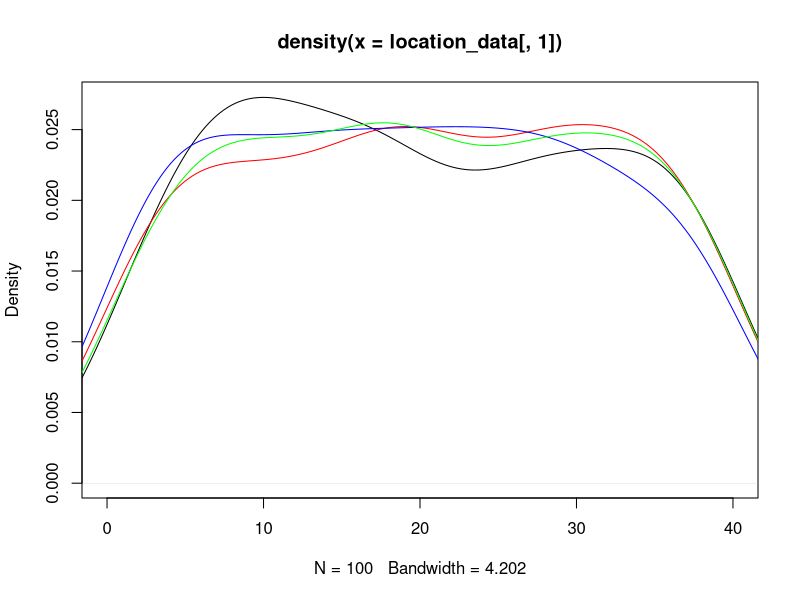
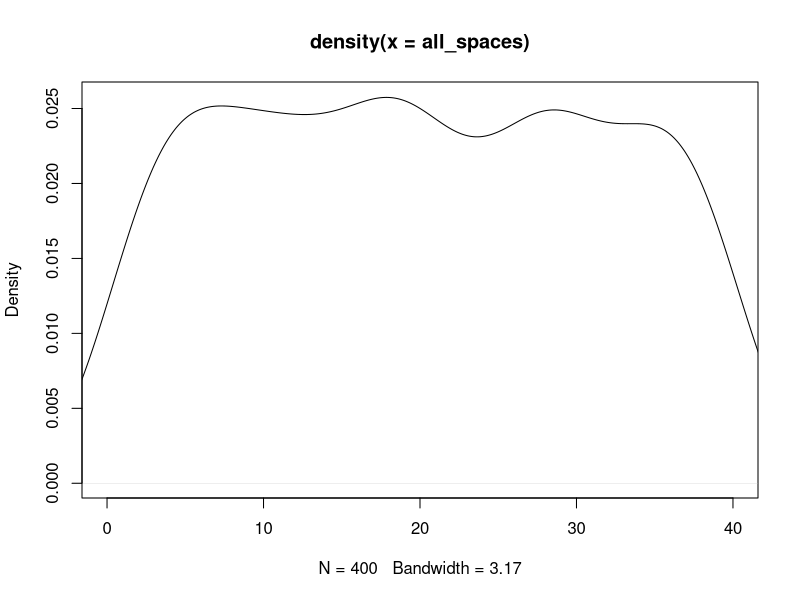
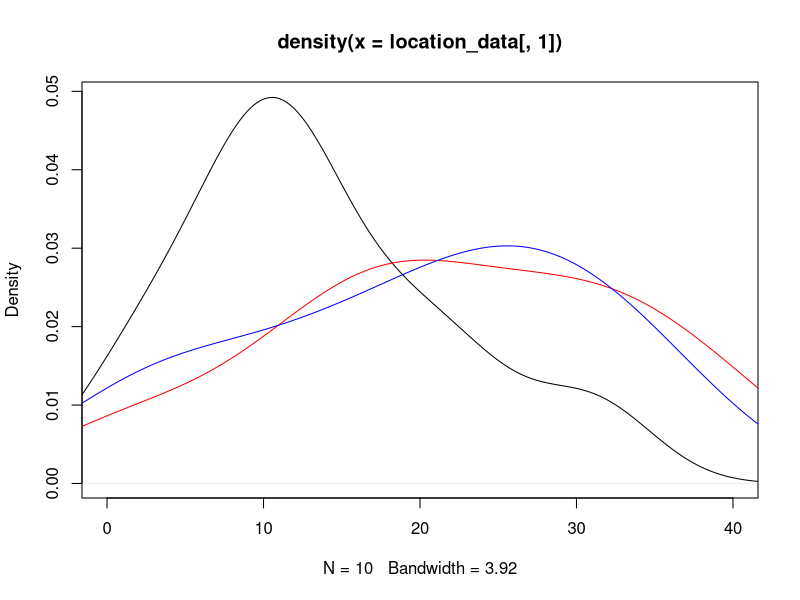
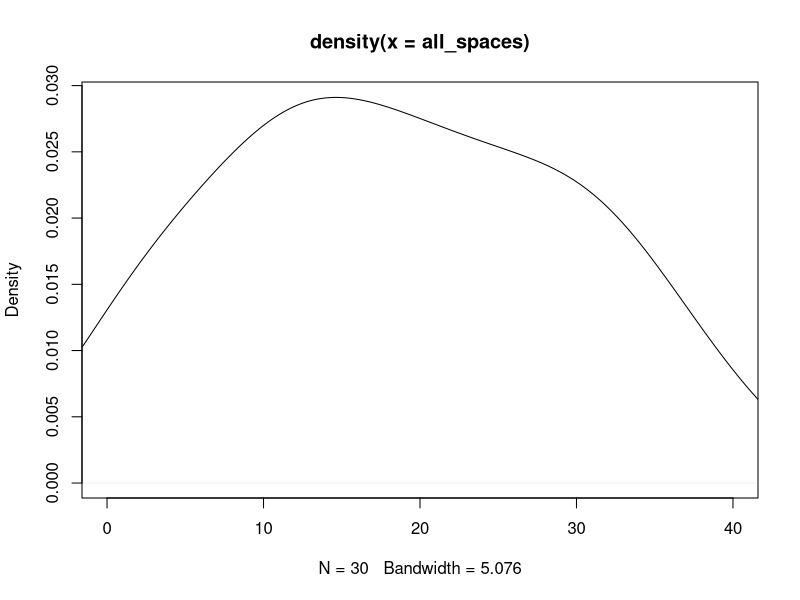

The R source for these figures, in order: (Note: this script raises an error after producing the figures.)
## ---- chunk 1
knitr::opts_chunk$set(echo = TRUE)
## ---- chunk 2
#libraries
library(dplyr)
library(ggplot2)
## ---- chunk 3
#Kayleigh
##LET'S GET MOVING

monopolyBoard <- read.csv("MonopolyBoard.csv", header = T)
monopolyBoard

# Using dice rolls to determine where a player will land on the board
#input: "location"; a number 1-40; where the player is on the board
#output: the amount of spaces the player will move until they are on their new location

#note that this is only accounting for standard dice rolls, no special rules yet...

lets_move = function(location) {
  dice_roll_1 <- sample(1:6, 1, replace = TRUE)
  dice_roll_2 <- sample(1:6, 1, replace = TRUE)
  
  roll_total <- sum(dice_roll_1, dice_roll_2)
  roll_double <- dice_roll_1 == dice_roll_2
  
    location = location + roll_total
    
  if (location <= 40) {
    location = location
  } else {
    location = location - 40
  }
  
  space = monopolyBoard$name[monopolyBoard$spaces == location]
  
  print("You're moving forward...")
  print(roll_total)
  
  print("You're on space...")
  print(location)
  
  #print(space) #This prints out the name of the space that they land on. 
}

#testers
lets_move(1)
lets_move(25)
lets_move(38)
lets_move(40)



#A function to move players around the board and to play Monopoly!
#input: "turns"; the amount of turns we should take
#output: a player's new location on the board

lets_play = function(turns) {
  location = 1
  print("Starting Location: GO!")
  for (i in 1:turns) {
    location = lets_move(location)
  }
  print("You've landed on...")
  return(location)
}



lets_play(10) #tester #in this example if you look at a reference monopoly board and "walk" your way around the board with each move being the number in each output, you'll land on the space on the board corresponding to the final output (when counting "GO" as 1 and/or 40) 

#testers 
#"lets_move" and "lets_play" have both been edited to print out phrases for each roll and move to make it easier to determine how the player is moving. 
#"You're moving forward..." gives the player's roll
#"You're on space..." is the players position after 1 turn/"lets_move"
  # Later try to switch this print statement to the name of the spot that the player is on 
#"You've landed on..." gives the final location after running "lets_play" for "x" turns.
  # Later try to switch this print statement to the name of the spot that the player is on 

lets_play(3)
lets_play(10)

## ---- chunk 4
##DOUBLE DOWN

##WORK IN PROGRESS

#A function using dice rolls to determine how many spaces a player will move with the additional rules for "doubles" in Monopoly
#input: "location"; a number 1-40 where the player is on the board
#outut: the number of spaces the player will move on the board, with the special case of rolling three "doubles" and landing in jail
double_down = function(location) {
  dice_roll_1 <- sample(1:6, 1, replace = TRUE)
  dice_roll_2 <- sample(1:6, 1, replace = TRUE)
  
  roll_total <- sum(dice_roll_1, dice_roll_2)
  roll_double <- dice_roll_1 == dice_roll_2
  
  print("roll was")
  print(roll_total)
    
  if (roll_double) {
    
    dice_roll_3 <- sample(1:6, 1, replace = TRUE)
    dice_roll_4 <- sample(1:6, 1, replace = TRUE)
    
    roll_total_2 <- sum(dice_roll_3, dice_roll_4)
    roll_double_2 <- dice_roll_3 == dice_roll_4
    
    print("roll double was")
    print(roll_total_2)

    
    if (roll_double_2) {
      dice_roll_5 <- sample(1:6, 1, replace = TRUE)
      dice_roll_6 <- sample(1:6, 1, replace = TRUE)
      
      roll_total_3 <- sum(dice_roll_5, dice_roll_6)
      roll_double_3 <- dice_roll_5 == dice_roll_6
      
      print("roll double was")
      print(roll_total_3)
      
      if (roll_double_3) {
        location = 11 #Jail
        print("doubles, doubles, doubles")
        print("You're going to JAIL!")
        
      } else {
        location = location + roll_total + roll_total_2 + roll_total_3
        print("doubles, doubles, not doubles")
        print("You're moving forward...")
        print(roll_total + roll_total_2 + roll_total_3)
      }
    } else {
      location = location + roll_total + roll_total_2
      print("doubles, not doubles")
      print("You're moving forward...")
      print(roll_total+roll_total_2)
    }
  } else {
    location = location + roll_total
    print("no doubles")
    print("You're moving forward...")
    print(roll_total)
  }

    
  if (location <= 40) {
    location = location
  } else {
    location = location - 40
  }

  
  print("You're on space...")
  print(location)
}

double_down(1)
#text out in the function is kinda funky right but it's just to make sure its working right
#In final version switch all dice rolls to sample(1:6,...)

## ---- chunk 5
##CHANCE AND COMMUNITY CHEST CARDS
Card_Numbers <- c(1, 2, 3, 4, 5, 6, 7, 8, 9, 10, 11, 12, 13, 14, 15, 16)

Chance_Cards <- c("Advance to Boardwalk", "Advance to Go (Collect $200)", "Advance to Illinois Avenue. If you pass Go, collect $200", "Advance to St. Charles Place. If you pass Go, collect $200", "Advance to the nearest Railroad. If unowned, you may buy it from the Bank. If owned, pay owner twice the rental to which they are otherwise entitled", "Advance to the nearest Railroad. If unowned, you may buy it from the Bank. If owned, pay owner twice the rental to which they are otherwise entitled", "Advance token to nearest Utility. If unowned, you may buy it from the Bank. If owned, throw dice and pay owner a total ten times amount thrown", "Bank pays you dividend of $50", "Get Out of Jail Free", "Go Back 3 Spaces", "Go to Jail. Go directly to Jail, do not pass Go, do not collect $200", "Make general repairs on all your property. For each house pay $25. For each hotel pay $100", "Speeding fine $15", "Take a trip to Reading Railroad. If you pass Go, collect $200", "You have been elected Chairman of the Board. Pay each player $50", "Your building loan matures. Collect $150")

Chance <- data.frame(Chance_Cards, Card_Numbers)
Chance
##Chance cards to move a player to a new space:
  #1 -> Advance to Boardwalk (space 40)
  #2 -> Advance to Go (space 1)
  #3 -> Advance to Illinois Avenue (space 25)
  #4 -> Advance to St. Charles Place (space 12)
  #5 -> Advance to nearest Railroad (space(s) 6, 16, 26, 36)
  #6 -> Advance to nearest Railraod (space(s) 6, 16, 26, 36)
  #7 -> Advance to nearest Utility (space(s) 13, 29)
  #11 -> Go to Jail (space 11)
  #14 -> Take a trip to Reading Railroad (space 6)

Community_Chest_Cards <- c("Advance to Go (Collect $200)", "Bank error in your favor. Collect $200", "Doctor’s fee. Pay $50", "From sale of stock you get $50", "Get Out of Jail Free", "Go to Jail. Go directly to jail, do not pass Go, do not collect $200", "Holiday fund matures. Receive $100", "Income tax refund. Collect $20", "It is your birthday. Collect $10 from every player", "Life insurance matures. Collect $100", "Pay hospital fees of $100", "Pay school fees of $50", "Receive $25 consultancy fee", "You are assessed for street repair. $40 per house. $115 per hotel", "You have won second prize in a beauty contest. Collect $10", "You inherit $100")

Community_Chest <- data.frame(Community_Chest_Cards, Card_Numbers)
Community_Chest

##Community Chest Cards that move a player to a new space:
  #1 -> Advance to GO (space 1)
  #5 -> Go to Jail (space 11)

## ---- chunk 6
# heidi

#the function "who_goes_first" simulates the initial roll before the game begins in order to determine which player goes first
# input is a number of how many players are going to be playing
# output is the value of each players roll and the player that will start the game based on who had the highest roll
who_goes_first <- function(num_players){
  initial_rolls <- c()
  for (i in 1:num_players) {
    player_i_roll <- sum(sample(1:6, 2, replace=TRUE))
    initial_rolls <- c(initial_rolls, player_i_roll) # vector of every player's roll
    print(paste("Player", i, "rolled", player_i_roll))
  }
  cat("\n")
  if(sum(initial_rolls == max(initial_rolls)) >= 2){
    while (sum(initial_rolls == max(initial_rolls)) >= 2) { # if players tied for highest number
      tied_players <- which(initial_rolls==max(initial_rolls)) # identify which players tied
      print("It's a tie! Roll again")
      cat("\n")
      tie_breaker_rolls <- c()
      for (i in tied_players) { # tied players roll again
       player_i_roll2 <- sum(sample(1:6, 2, replace=TRUE))
       tie_breaker_rolls <- c(tie_breaker_rolls, player_i_roll2)
       print(paste("Player", i, "rolled", player_i_roll2))
      }
      initial_rolls <- tie_breaker_rolls
      highest_roll <- max(tie_breaker_rolls)
      highest_player2 <- tied_players[which(tie_breaker_rolls == highest_roll)]
    }
    cat("\n")
    print(paste("Player", highest_player2, "goes first!"))
  }
  else {
    highest_player <- which.max(initial_rolls) # who rolled the highest number
    print(paste("Player", highest_player, "goes first!"))
  }
}

who_goes_first(4) # test function

## ---- chunk 7
# Olivia
# Website for data: https://stat-jet-asu.github.io/Datasets/InstructorDescriptions/monopoly.html

monopolyBoard <- read.csv("MonopolyBoard.csv", header = T)
head(monopolyBoard)

# This section is for question number 2

# Kayleigh's lets_play function from above incorporating players and density plots
# uses lets_move function from above
# input: turns, # of turns to iterate through; players, number of players (2-4)
# output: density plot with a line for each player's frequency of spaces landed on 
# & density plot for the combined frequency of spaces landed on for all players

lets_play = function(turns, players) {
  location_data <- as.data.frame(matrix(nrow = turns, ncol = players))
  
for (j in 1:players) {
  location = 1
  
  for (i in 1:turns) {
    
    location = lets_move(location)
    location_data[i,j] <- location
    }
  }
  
  # creates density plot of frequency of landing on each space for each player
  plot(density(location_data[,1]), xlim = c(0,40), col = "black")
  
  colors <- c("red", "blue", "green")
  
  for (k in 2:players) {
  lines(density(location_data[,k]), col = colors[k-1]) # adds a density line for each player after the first
  }
  
  # creates density plot for total frequency landing on each space (all players spaces included)
  all_spaces <- as.vector(as.matrix(location_data))
  plot(density(all_spaces), xlim = c(0,40), col = "black")
}
lets_play(100, 4)

## ---- chunk 8
who_goes_first2 <- function(num_players){
  initial_rolls <- c()
  for (i in 1:num_players) {
    player_i_roll <- sum(sample(1:6, 2, replace=TRUE))
    initial_rolls <- c(initial_rolls, player_i_roll) # vector of every player's roll
#    print(paste("Player", i, "rolled", player_i_roll))
  }
  cat("\n")
  if(sum(initial_rolls == max(initial_rolls)) >= 2){
    while (sum(initial_rolls == max(initial_rolls)) >= 2) { # if players tied for highest number
      tied_players <- which(initial_rolls==max(initial_rolls)) # identify which players tied
#      print("It's a tie! Roll again")
#      cat("\n")
      tie_breaker_rolls <- c()
      for (i in tied_players) { # tied players roll again
       player_i_roll2 <- sum(sample(1:6, 2, replace=TRUE))
       tie_breaker_rolls <- c(tie_breaker_rolls, player_i_roll2)
#       print(paste("Player", i, "rolled", player_i_roll2))
      }
      initial_rolls <- tie_breaker_rolls
      highest_roll <- max(tie_breaker_rolls)
      highest_player2 <- tied_players[which(tie_breaker_rolls == highest_roll)]
    }
#    cat("\n")
#    print(paste("Player", highest_player2, "goes first!"))
  }
  else {
    highest_player <- which.max(initial_rolls) # who rolled the highest number
#    print(paste("Player", highest_player, "goes first!"))
#    return(highest_player)
  
    
  # creating player order
  player_order <- length(num_players)
  player_order[1] <- as.integer(highest_player)

 for (j in 2:num_players) {
    
  player_order[j] <- as.integer(player_order[j-1] + 1)
  if (player_order[j] > num_players) {
    player_order[j] <- 1
  }
 }
  print(player_order)
  }
  
  playerlist <- (list(highest_player, player_order))
  return(playerlist)
}

#who_goes_first2(4)

## ---- chunk 9
# Question number 3 -- including jail and double rolls

lets_move2 = function(location) {
  dice_roll_1 <- sample(1:6, 1, replace = TRUE)
  dice_roll_2 <- sample(1:6, 1, replace = TRUE)
  
  roll_total <- sum(dice_roll_1, dice_roll_2)
  roll_double <- dice_roll_1 == dice_roll_2
  
    location = location + roll_total # updates location to be previous location + roll total
    double3 = "false" # double3 is assigned "true" if the player double rolls 3x (as seen in if statement below), otherwise it is assigned "false" 
    
  # first double roll -> roll again
  if (roll_double == TRUE) {
    dice_roll_3 <- sample(1:6, 1, replace = TRUE)
    dice_roll_4 <- sample(1:6, 1, replace = TRUE)
    
    roll_total2 <- sum(dice_roll_3, dice_roll_4)
    roll_double2 <- dice_roll_3 == dice_roll_4
    
    location = location + roll_total2
    double3 = "false"
    
    # if player is at a location past 40, subtract 40 so they go back to the GO space at location "41"
    # this is included in each if statement below so that it applies if player has to roll again
    if (location <= 40) {
      location = location
    } else {
      location = location - 40
    }
     
      # second double roll -> roll again
      if (roll_double2 == TRUE) {
        dice_roll_5 <- sample(1:6, 1, replace = TRUE)
        dice_roll_6 <- sample(1:6, 1, replace = TRUE)
    
        roll_total3 <- sum(dice_roll_5, dice_roll_6)
        roll_double3 <- dice_roll_5 == dice_roll_6
    
        location = location + roll_total3
        double3 = "false"
        
        if (location <= 40) {
          location = location
        } else {
          location = location - 40
        }
        
        # third double roll -> go to jail
          if (roll_double3 == TRUE) {
            location = monopolyBoard$spaces[monopolyBoard$name == "Jail"]
            double3 = "true"
          }
      }
  }  
    
  if (location <= 40) {
    location = location
  } else {
    location = location - 40
  }
  
  listdata <- (list(location, double3)) # creates list for outputs "location" and "double3"
  # if you need to access location from this function, use lets_move2(location)[[1]]
  # if you need to access double3, use lets_move2(double3)[[2]]
  return(listdata)
  
}


# lets_play2 is currently set up to have each player go thru all their turns and then move onto the next player
# probably need to fix this for question 5

## ---- chunk 10

lets_play2 = function(turns, players) {
  
  
  location_data <- as.data.frame(matrix(nrow = turns, ncol = players)) # dataframe will keep data for locations of players for each turn
  double3data <- as.data.frame(matrix(nrow = turns, ncol = players)) # dataframe will say "true" if player double rolled 3x (which lands them in jail) and "false" if they didn't double roll 3x
  
    # puts players in order
    colnames(location_data) <- who_goes_first2(players)[[2]]
  
    location = 1 # each player starts at location 1
    location_data[1,] <- location
    double3 = 0 # initializing "double3" which will be later assigned a "true" or "false" based on if player double rolled 3x
  
    for (i in 2:turns) { # iterates through number of turns
      
        for (j in 1:players) { # rotates through each player
          
        location = lets_move2(location_data[i-1,j])[[1]] # takes location from lets_move2 function and assigns it to location
        location_data[i,j] <- as.integer(location) # puts location value into the dataframe of locations for each player
        double3data[i,j] <- lets_move2(double3)[[2]] # takes "true" or "false" value from double3 and adds it to double3data dataframe
        
      # deals with landing in jail from "go to jail" space and staying there for next 3 turns
      if (31 %in% location_data[i-1,j]) { # if you landed on 31 in the last turn (i-1 turn), you go to jail (space 11) for the ith turn
        location <- 11
        location_data[i,j] <- as.integer(location) # new location is 11
      } else if (11 %in% location_data[i-1,j] & 31 %in% location_data[i-2,j]) { # if you were on space 11 last turn AND you were on space 31 2 turns ago, you stay in jail (space 11) for turn i
        location <- 11
        location_data[i,j] <- as.integer(location)  
      } else if (11 %in% location_data[i-2,j] & 31 %in% location_data[i-3,j]) {
        location <- 11
        location_data[i,j] <- as.integer(location)
      }
        
      # landing in jail from 3x double roll and staying there for next 3 turns
      if (11 %in% location_data[i,j] & "true" %in% double3data[i-1,j]) { # if player's location is 11 (jail) and double3data is"true" (player double rolled 3x), player stays in jail. all 3 if/else if statements keep player in jail for the next 3 turns
        location <- 11
        location_data[i,j] <- as.integer(location)
      } else if (11 %in% location_data[i-1,j] & "true" %in% double3data[i-2,j]) { # 
        location <- 11
        location_data[i,j] <- as.integer(location)
      } else if (11 %in% location_data[i-2,j] & "true" %in% double3data[i-3,j]) {
        location <- 11
        location_data[i,j] <- as.integer(location)
      }
        
    }
  }
  print(location_data)
  
  # creates density plot of frequency of landing on each space for each player
  plot(density(location_data[,1]), xlim = c(0,40), col = "black")
  
  colors <- c("red", "blue", "green")
  
  for (k in 2:players) {
    lines(density(location_data[,k]), col = colors[k-1]) # adds a density line for each player after the first
  }
  
  # creates density plot for total frequency landing on each space (all players spaces included)
  all_spaces <- as.vector(as.matrix(location_data))
  plot(density(all_spaces), xlim = c(0,40), col = "black")
  
}
 
lets_play2(10, 3)

location_data

# how should we go about recording spaces landed on when double rolls occur?

## ---- chunk 11
# olivia (ignore this its a work in progress)
# Figure out how to have players pay and recieve money from landing on chance and community chest spaces

     if(draw_card == 5){
        if(location >= 37 && location <= 5){
              location = 6
              
              
            } else if (location >= 6 && location <= 15){
                location = 16
              } else {
                if(location >= 16 && location <= 25){
                  location = 26
                } else {
                  location = 36
                }
              }
            }
  
    if(draw_card == 6){
        if(location >= 37 && location <= 5){
              location = 6
            } else {
              if (location >= 6 && location <= 15){
                location = 16
              } else {
                if(location >= 16 && location <= 25){
                  location = 26
                } else {
                  location = 36
                }
              }
            }
    }

#################

Updating_Player_Bank <- function(location) {
  if(location == 2 || location == 4 || location == 6 || location == 7 || location == 9 || location == 10 || location == 12 || location == 13 || location == 14 || location == 15 || location == 16 || location == 17 || location == 19 || location == 20 || location == 22 || location == 24 || location == 25 || location == 26 || location == 27 || location == 28 || location == 29 || location == 30 || location == 32 || location == 33 || location == 35 || location == 36 || location == 38 || location == 40){
    location = location
    spot <- which(Property_Statuses$Space == location)
    cost <- which(monopolyBoard$spaces == location)
    owned_by_player <- Property_Statuses$Owned_By_Player[spot]
    The_Players$Player_Bank[owned_by_player] <- The_Players$Player_Bank[owned_by_player] + monopolyBoard$cost[cost]
    The_Players$Player_Bank[owned_by_player]
    The_Players
    
    The_Players$Player_Bank[owned_by_player] <- The_Players$Player_Bank[owned_by_player] + monopolyBoard$rent_0[cost]
    
    The_Players$Player_Bank[j] <- The_Players$Player_Bank[j] - monopolyBoard$rent_0[cost]
    
    return(The_Players)

  }
}

#########################################

lets_move3 = function(location) {
  dice_roll_1 <- sample(1:6, 1, replace = TRUE)
  dice_roll_2 <- sample(1:6, 1, replace = TRUE)
  
  roll_total <- sum(dice_roll_1, dice_roll_2)
  roll_double <- dice_roll_1 == dice_roll_2
  
    location = location + roll_total
    double3 = "false"
  
  print("your roll total is...")
  print(roll_total)

  if (location <= 40) {
      location = location
  } else {
      location = location - 40
  }
   
  print("your location is...")
  print(location)
  
  Updating_Player_Bank(location)
  
  if(location == 8 || location == 23 || location == 27) {
    location = Drawing_Chance(location)
    print("your location is...")
    print(location)
#    Updating_Player_Bank(location)
  }
  
  if(location == 3 || location == 18 || location == 34) {
    location = Drawing_Community_Chest(location)
    print("your location is...")
    print(location)
#    Updating_Player_Bank(location)
  }
    
  # first double roll -> roll again
  if (roll_double == TRUE) {
    dice_roll_3 <- sample(1:6, 1, replace = TRUE)
    dice_roll_4 <- sample(1:6, 1, replace = TRUE)
    
    roll_total2 <- sum(dice_roll_3, dice_roll_4)
    roll_double2 <- dice_roll_3 == dice_roll_4
    
    location = location + roll_total2
    double3 = "false"
    print("1 double")
    
    if (location <= 40) {
      location = location
    } else {
      location = location - 40
    }
    
    
    if(location == 8 || location == 23 || location == 27) {
    location = Drawing_Chance(location)
    }
  
  if(location == 3 || location == 18 || location == 34) {
    location = Drawing_Community_Chest(location)
  }
    
    Updating_Player_Bank(location)
     
      # second double roll -> roll again
      if (roll_double2 == TRUE) {
        dice_roll_5 <- sample(1:6, 1, replace = TRUE)
        dice_roll_6 <- sample(1:6, 1, replace = TRUE)
    
        roll_total3 <- sum(dice_roll_5, dice_roll_6)
        roll_double3 <- dice_roll_5 == dice_roll_6
    
        location = location + roll_total3
        double3 = "false"
        print("2 doubles")
        
        if (location <= 40) {
          location = location
        } else {
          location = location - 40
        }
        
        
        if(location == 8 || location == 23 || location == 27) {
          location = Drawing_Chance(location)
        }
  
        if(location == 3 || location == 18 || location == 34) {
          location = Drawing_Community_Chest(location)
         
        }
        
        Updating_Player_Bank(location)
        
        # third double roll -> go to jail
          if (roll_double3 == TRUE) {
            location = monopolyBoard$spaces[monopolyBoard$name == "Jail"]
            double3 = "true"
            print("three doubles")
          }
      }
  }  
   
  location = location 
  
  print("your location is...")
  print(location)
  listdata <- (list(location, double3, The_Players))
  return(listdata)
  
}

##########

lets_play3 = function(turns, players) {
  
  location_data <- as.data.frame(matrix(nrow = turns, ncol = players))
  double3data <- as.data.frame(matrix(nrow = turns, ncol = players))
  
    colnames(location_data) <- who_goes_first2(players)[[2]]
  
    location = 1
    location_data[1,] <- location
    double3 = 0
  
    for (i in 2:turns) {
      
        for (j in 1:players) {
          
        location = lets_move3(location_data[i-1,j])[[1]]
        location_data[i,j] <- as.integer(location)
        double3data[i,j] <- lets_move3(double3)[[2]]
        
      # deals with landing in jail from "go to jail" space and staying there for next 3 turns
      if (31 %in% location_data[i-1,j]) { # if you land on 31 (go to jail), next location is in jail (space 11)
        location <- 11
        location_data[i,j] <- as.integer(location)
      } else if (11 %in% location_data[i-1,j] & 31 %in% location_data[i-2,j]) {
        location <- 11
        location_data[i,j] <- as.integer(location)
      } else if (11 %in% location_data[i-2,j] & 31 %in% location_data[i-3,j]) {
        location <- 11
        location_data[i,j] <- as.integer(location)
      }
        
      # landing in jail from 3x double roll and staying there for next 3 turns
      if (11 %in% location_data[i,j] & "true" %in% double3data[i-1,j]) { # "true" means player double rolled 3x -> jail
        location <- 11
        location_data[i,j] <- as.integer(location)
      } else if (11 %in% location_data[i-1,j] & "true" %in% double3data[i-2,j]) { # 
        location <- 11
        location_data[i,j] <- as.integer(location)
      } else if (11 %in% location_data[i-2,j] & "true" %in% double3data[i-3,j]) {
        location <- 11
        location_data[i,j] <- as.integer(location)
      }
        
    }
  }
  print(location_data)
  print(double3data)
  print(The_Players)

  
  # creates density plot of frequency of landing on each space for each player
  plot(density(location_data[,1]), xlim = c(0,40), col = "black")
  
  plot(location_data[,1], xlim= c(0,40), col="black", type="h", xlab="Spaces", ylab="Frequency", main="Frequency of Landing on Each Space for Each Player")
  
  colors <- c("red", "blue", "green")
  
  for (k in 2:players) {
    lines(density(location_data[,k]), col = colors[k-1]) # adds a density line for each player after the first
  }
  
  # creates density plot for total frequency landing on each space (all players spaces included)
  all_spaces <- as.vector(as.matrix(location_data))
  plot(density(all_spaces), xlim = c(0,40), col = "black")
  
}


## ---- chunk 12
#4 - Kayleigh and Maddie 
#Chance - spaces 8, 23, 37
#Community Chest - spaces 3, 18, 34
Chance

Drawing_Chance = function(location) {
  location = location
  draw_card <- sample(1:16, 1, replace = TRUE)
  player_card <- Chance$Chance_Cards[draw_card]
  print(player_card)

  
      if(draw_card == 1) {
        location = 1
      }
      
      if(draw_card == 2) {
        location = 1
      }
      
      if(draw_card == 3) {
        location = 25
      }
  
      if(draw_card == 4){
        location = 12
      }
  
      if(draw_card == 5){
        if(location >= 37 && location <= 5){
              location = 6
            } else {
              if (location >= 6 && location <= 15){
                location = 16
              } else {
                if(location >= 16 && location <= 25){
                  location = 26
                } else {
                  location = 36
                }
              }
            }
    }
  
    if(draw_card == 6){
        if(location >= 37 && location <= 5){
              location = 6
            } else {
              if (location >= 6 && location <= 15){
                location = 16
              } else {
                if(location >= 16 && location <= 25){
                  location = 26
                } else {
                  location = 36
                }
              }
            }
    }
  
    if(draw_card == 7){
        if(location >= 29 && location <= 12){
              location = 13
            } else {
              location = 29
    }
  }
  
    if(draw_card == 11) {
      location = 11
    }
  
    if(draw_card == 14) {
      location = 6
    }
  
    if(draw_card == 10) {
      location = location - 3
    }
  
    location = location
    return(location)
}

Drawing_Chance(8)
Drawing_Chance(23)
Drawing_Chance(37)

Drawing_Community_Chest = function(location) {
  location = location
  draw_card_chest <- sample(1:16, 1, replace = TRUE)
  player_card_chest <- Community_Chest$Community_Chest_Cards[draw_card_chest]
  print(player_card_chest)
  print(location)
  
  if (draw_card_chest == 1) {
    location = 1
  } else {
    if (draw_card_chest == 6) {
    location = 11
    } else {
      location = location
    }
  
  }
  
  location = location 
  return(location)
}

Drawing_Community_Chest(3)
Drawing_Community_Chest(18)
Drawing_Community_Chest(34)

lets_move3 = function(location) {
  dice_roll_1 <- sample(1:6, 1, replace = TRUE)
  dice_roll_2 <- sample(1:6, 1, replace = TRUE)
  
  roll_total <- sum(dice_roll_1, dice_roll_2)
  roll_double <- dice_roll_1 == dice_roll_2
  
    location = location + roll_total
    double3 = "false"
  
  print("your roll total is...")
  print(roll_total)

  if (location <= 40) {
      location = location
  } else {
      location = location - 40
  }
   
  print("your location is...")
  print(location)
  
  if(location == 8 || location == 23 || location == 27) {
    location = Drawing_Chance(location)
    print("your location is...")
    print(location)
  }
  
  if(location == 3 || location == 18 || location == 34) {
    location = Drawing_Community_Chest(location)
    print("your location is...")
    print(location)
  }
    
  # first double roll -> roll again
  if (roll_double == TRUE) {
    dice_roll_3 <- sample(1:6, 1, replace = TRUE)
    dice_roll_4 <- sample(1:6, 1, replace = TRUE)
    
    roll_total2 <- sum(dice_roll_3, dice_roll_4)
    roll_double2 <- dice_roll_3 == dice_roll_4
    
    location = location + roll_total2
    double3 = "false"
    print("1 double")
    
    if (location <= 40) {
      location = location
    } else {
      location = location - 40
    }
    
    
    if(location == 8 || location == 23 || location == 27) {
    location = Drawing_Chance(location)
    }
  
  if(location == 3 || location == 18 || location == 34) {
    location = Drawing_Community_Chest(location)
    }
     
      # second double roll -> roll again
      if (roll_double2 == TRUE) {
        dice_roll_5 <- sample(1:6, 1, replace = TRUE)
        dice_roll_6 <- sample(1:6, 1, replace = TRUE)
    
        roll_total3 <- sum(dice_roll_5, dice_roll_6)
        roll_double3 <- dice_roll_5 == dice_roll_6
    
        location = location + roll_total3
        double3 = "false"
        print("2 doubles")
        
        if (location <= 40) {
          location = location
        } else {
          location = location - 40
        }
        
        if(location == 8 || location == 23 || location == 27) {
          location = Drawing_Chance(location)
        }
  
        if(location == 3 || location == 18 || location == 34) {
          location = Drawing_Community_Chest(location)
         
        }
        
        # third double roll -> go to jail
          if (roll_double3 == TRUE) {
            location = monopolyBoard$spaces[monopolyBoard$name == "Jail"]
            double3 = "true"
            print("three doubles")
          }
      }
  }  
   
  location = location 
  
  print("your location is...")
  print(location)
  listdata <- (list(location, double3))
  return(listdata)
  
}

lets_move3(1)


lets_play3 = function(turns, players) {
  
  location_data <- as.data.frame(matrix(nrow = turns, ncol = players))
  double3data <- as.data.frame(matrix(nrow = turns, ncol = players))
  
    colnames(location_data) <- who_goes_first2(players)[[2]]
  
    location = 1
    location_data[1,] <- location
    double3 = 0
  
    for (i in 2:turns) {
      
        for (j in 1:players) {
          
        location = lets_move3(location_data[i-1,j])[[1]]
        location_data[i,j] <- as.integer(location)
        double3data[i,j] <- lets_move3(double3)[[2]]
        
      # deals with landing in jail from "go to jail" space and staying there for next 3 turns
      if (31 %in% location_data[i-1,j]) { # if you land on 31 (go to jail), next location is in jail (space 11)
        location <- 11
        location_data[i,j] <- as.integer(location)
      } else if (11 %in% location_data[i-1,j] & 31 %in% location_data[i-2,j]) {
        location <- 11
        location_data[i,j] <- as.integer(location)
      } else if (11 %in% location_data[i-2,j] & 31 %in% location_data[i-3,j]) {
        location <- 11
        location_data[i,j] <- as.integer(location)
      }
        
      # landing in jail from 3x double roll and staying there for next 3 turns
      if (11 %in% location_data[i,j] & "true" %in% double3data[i-1,j]) { # "true" means player double rolled 3x -> jail
        location <- 11
        location_data[i,j] <- as.integer(location)
      } else if (11 %in% location_data[i-1,j] & "true" %in% double3data[i-2,j]) { # 
        location <- 11
        location_data[i,j] <- as.integer(location)
      } else if (11 %in% location_data[i-2,j] & "true" %in% double3data[i-3,j]) {
        location <- 11
        location_data[i,j] <- as.integer(location)
      }
        
    }
  }
  print(location_data)
  print(double3data)


  
  # creates density plot of frequency of landing on each space for each player
  plot(density(location_data[,1]), xlim = c(0,40), col = "black")
  
  plot(location_data[,1], xlim= c(0,40), col="black", type="h", xlab="Spaces", ylab="Frequency", main="Frequency of Landing on Each Space for Each Player")
  
  colors <- c("red", "blue", "green")
  
  for (k in 2:players) {
    lines(density(location_data[,k]), col = colors[k-1]) # adds a density line for each player after the first
  }
  
  # creates density plot for total frequency landing on each space (all players spaces included)
  all_spaces <- as.vector(as.matrix(location_data))
  plot(density(all_spaces), xlim = c(0,40), col = "black")
  
}


lets_play3(100, 4)

## ---- chunk 13

#use lets_move2 for freq plot

 
## ---- chunk 14
#hello
dice_roll <- sum(sample(1:6, 2, replace = TRUE))
dice_roll

Drawing_Chance = function(location) {
  location = location
  draw_card <- sample(1:16, 1, replace = TRUE)
  player_card <- Chance$Chance_Cards[draw_card]
  print(player_card)

  
      if(draw_card == 1) {
        location = 1
      }
      
      if(draw_card == 2) {
        location = 1
        Player_Bank = Player_Bank + 200
      }
      
      if(draw_card == 3) {
        if(location > 25){
          Player_Bank = Player_Bank + 200
        }else{
          Player_Bank = Player_Bank
    }
        location = 25
      }
  
      if(draw_card == 4){
        if(location > 13 ){
          Player_Bank = Player_Bank + 200
        }else{
          Player_Bank = Player_Bank
    }
        location = 12
      }
  
      if(draw_card == 5){
        if(location >= 37 && location <= 5){
              location = 6
            } else {
              if (location >= 6 && location <= 15){
                location = 16
              } else {
                if(location >= 16 && location <= 25){
                  location = 26
                } else {
                  location = 36
                }
              }
            }
    }
  
    if(draw_card == 6){
        if(location >= 37 && location <= 5){
              location = 6
            } else {
              if (location >= 6 && location <= 15){
                location = 16
              } else {
                if(location >= 16 && location <= 25){
                  location = 26
                } else {
                  location = 36
                }
              }
            }
    }
  
    if(draw_card == 7){
        if(location >= 29 && location <= 12){
              location = 13
            } else {
              location = 29
    }
    }
  
    if(draw_card == 8){
      Player_Bank = Player_Bank + 50
    }
  
    if(draw_card == 10) {
      location = location - 3
    }
  
    if(draw_card == 11) {
      location = 11
    }
  
    if(draw_card == 13){
      Player_Bank = Player_Bank - 15
    }
  
    if(draw_card == 14) {
      if(location > 6){
        Player_Bank = Player_Bank + 200
      }else{
        Player_Bank = Player_Bank
    }
      location = 6
    }
  
    if(draw_card == 16){
      Player_Bank = Player_Bank + 150
    }
  
   
    location = location
    return(location)
}

Drawing_Community_Chest = function(location) {
  location = location
  draw_card_chest <- sample(1:16, 1, replace = TRUE)
  player_card_chest <- Community_Chest$Community_Chest_Cards[draw_card_chest]
  print(player_card_chest)
  print(location)
  
  
  if (draw_card_chest == 1) {
    location = 1
    Player_Bank = Player_Bank + 200
  }
  
  #Bank error in your favor. Collect $200
  if(draw_card == 2){
    Player_Bank = Player_Bank + 200
  }
  
  #Doctor’s fee. Pay $50
  if(draw_card == 3){
    Player_Bank = Player_Bank - 50
  }
  
  #From sale of stock you get $50
  if(draw_card == 4){
    Player_Bank = Player_Bank + 50
  }
  
  if(draw_card_chest == 6) {
    location = 11
  }
  
  #Holiday fund matures. Receive $100
  if(draw_card == 7){
    Player_Bank = Player_Bank + 100
  }
  
  #Income tax refund. Collect $20
  if(draw_card == 8){
    Player_Bank = Player_Bank + 20
  }
  
  #Life insurance matures. Collect $100
  if(draw_card == 10){
    Player_Bank = Player_Bank + 100
  }
  
  #Pay hospital fees of $100
  if(draw_card == 11){
    Player_Bank = Player_Bank - 100
  }
  
  #Pay school fees of $50
  if(draw_card == 12){
    Player_Bank = Player_Bank - 50
  }
  
  #Receive $25 consultancy fee
  if(draw_card == 13){
    Player_Bank = Player_Bank + 25
  }
  
  #You have won second prize in a beauty contest. Collect $10
  if(draw_card == 15){
    Player_Bank = Player_Bank + 10
  }
  
  #You inherit $100
  if(draw_card == 16){
    Player_Bank = Player_Bank + 100
  }
  
  location = location 
  return(location)
}



Chance
Community_Chest
## ---- chunk 15
library(tidyverse)
## ---- chunk 16
Players <- c("Player 1", "Player 2", "Player 3", "Player 4")
Player_Bank <- c(1250, 1250, 1250, 1250)
The_Players <- data.frame(Players, Player_Bank)

Property <- c("Mediterranean", "Baltic", "Reading Railroad", "Oriental", "Vermot", "Connecticut", "St. Charles", "Electric Company", "States", "Virginia", "Pennsylvania Railroad", "St. James", "Tennessee", "New York", "Kentucky", "Indiana", "Illinios", "B&O Railroad", "Atlantic", "Ventnor", "Water Works", "Marvin Gardens", "Pacific", "N. Carolina", "Pennsylvania", "Short Line Railroad", "Park Place", "Boardwalk")
Owned_By_Player <- sample(1:4, 28, replace = TRUE)
Space <- c(2, 4, 6, 7, 9, 10, 12, 13, 14, 15, 16, 17, 19, 20, 22, 24, 25, 26, 27, 28, 29, 30, 32, 33, 35, 36, 38, 40)
Property_Statuses <- data.frame(Property, Space, Owned_By_Player)
Property_Statuses


Updating_Player_Bank <- function(location, j) {
  if(location == 2 || location == 4 || location == 6 || location == 7 || location == 9 || location == 10 || location == 12 || location == 13 || location == 14 || location == 15 || location == 16 || location == 17 || location == 19 || location == 20 || location == 22 || location == 24 || location == 25 || location == 26 || location == 27 || location == 28 || location == 29 || location == 30 || location == 32 || location == 33 || location == 35 || location == 36 || location == 38 || location == 40){
    
    location = location
    spot <- which(Property_Statuses$Space == location)
    cost <- which(monopolyBoard$spaces == location)
    owned_by_player <- Property_Statuses$Owned_By_Player[spot]
    
    The_Players$Player_Bank[owned_by_player] <- The_Players$Player_Bank[owned_by_player] + monopolyBoard$rent_0[cost]
    
    The_Players$Player_Bank[j] <- The_Players$Player_Bank[j] - monopolyBoard$rent_0[cost]
    
    The_Players
  }
}

Updating_Player_Bank(2, 3)

lets_move3 = function(location) {
  dice_roll_1 <- sample(1:6, 1, replace = TRUE)
  dice_roll_2 <- sample(1:6, 1, replace = TRUE)
  
  roll_total <- sum(dice_roll_1, dice_roll_2)
  roll_double <- dice_roll_1 == dice_roll_2
  
    location = location + roll_total
    double3 = "false"


  if (location <= 40) {
      location = location
  } else {
      location = location - 40
  }

  if(location == 8 || location == 23 || location == 27) {
    location = Drawing_Chance(location)

  }
  
  if(location == 3 || location == 18 || location == 34) {
    location = Drawing_Community_Chest(location)

  }

Updating_Player_Bank(location, j)

  # first double roll -> roll again
  if (roll_double == TRUE) {
    dice_roll_3 <- sample(1:6, 1, replace = TRUE)
    dice_roll_4 <- sample(1:6, 1, replace = TRUE)
    
    roll_total2 <- sum(dice_roll_3, dice_roll_4)
    roll_double2 <- dice_roll_3 == dice_roll_4
    
    location = location + roll_total2
    double3 = "false"

    
    if (location <= 40) {
      location = location
    } else {
      location = location - 40
    }
    
    
    if(location == 8 || location == 23 || location == 27) {
    location = Drawing_Chance(location)
    }
  
  if(location == 3 || location == 18 || location == 34) {
    location = Drawing_Community_Chest(location)
    }
    
    Updating_Player_Bank(location, j)
    
      # second double roll -> roll again
      if (roll_double2 == TRUE) {
        dice_roll_5 <- sample(1:6, 1, replace = TRUE)
        dice_roll_6 <- sample(1:6, 1, replace = TRUE)
    
        roll_total3 <- sum(dice_roll_5, dice_roll_6)
        roll_double3 <- dice_roll_5 == dice_roll_6
    
        location = location + roll_total3
        double3 = "false"
        
        if (location <= 40) {
          location = location
        } else {
          location = location - 40
        }
        
        if(location == 8 || location == 23 || location == 27) {
          location = Drawing_Chance(location)
        }
  
        if(location == 3 || location == 18 || location == 34) {
          location = Drawing_Community_Chest(location)
         
        }
        
        Updating_Player_Bank(location, j)
        
        # third double roll -> go to jail
          if (roll_double3 == TRUE) {
            location = monopolyBoard$spaces[monopolyBoard$name == "Jail"]
            double3 = "true"
          }
      }
  }  
   
  location = location 
}

lets_move3(2)


lets_play4 = function(turns, players) {
  
  location_data <- as.data.frame(matrix(nrow = turns, ncol = players))
  double3data <- as.data.frame(matrix(nrow = turns, ncol = players))
  players_banks <- as.data.frame(matrix(nrow = turns, ncol = players))

print(Property_Statuses)

  for (j in 1:players) {
    location = 1
    double3 = 0
    
    
    for (i in 1:turns) {
        print("player")
        print(j)
        location = lets_move3(location)[[1]]
        location_data[i,j] <- as.integer(location)
        double3data[i,j] <- lets_move3(double3)[[2]]

                
      # deals with landing in jail from "go to jail" space and staying there for next 3 turns
      if (31 %in% location_data[i-1,j]) { # if you land on 31 (go to jail), next location is in jail (space 11)
        location <- 11
        location_data[i,j] <- as.integer(location)
      } else if (11 %in% location_data[i-1,j] & 31 %in% location_data[i-2,j]) {
        location <- 11
        location_data[i,j] <- as.integer(location)
      } else if (11 %in% location_data[i-2,j] & 31 %in% location_data[i-3,j]) {
        location <- 11
        location_data[i,j] <- as.integer(location)
      }
        
      # landing in jail from 3x double roll and staying there for next 3 turns
      if (11 %in% location_data[i,j] & "true" %in% double3data[i-1,j]) { # "true" means player double rolled 3x -> jail
        location <- 11
        location_data[i,j] <- as.integer(location)
      } else if (11 %in% location_data[i-1,j] & "true" %in% double3data[i-2,j]) { # 
        location <- 11
        location_data[i,j] <- as.integer(location)
      } else if (11 %in% location_data[i-2,j] & "true" %in% double3data[i-3,j]) {
        location <- 11
        location_data[i,j] <- as.integer(location)
      }
      
      
    }
  }
  
print(location_data)
return(The_Players)

}

lets_play4(1,4)
## ---- chunk 17
monopolyBoard
Players <- c("Player 1", "Player 2", "Player 3", "Player 4")
Player_Bank <- c(1250, 1250, 1250, 1250)
The_Players <- data.frame(Players, Player_Bank)

Property <- c("Mediterranean", "Baltic", "Reading Railroad", "Oriental", "Vermot", "Connecticut", "St. Charles", "Electric Company", "States", "Virginia", "Pennsylvania Railroad", "St. James", "Tennessee", "New York", "Kentucky", "Indiana", "Illinios", "B&O Railroad", "Atlantic", "Ventnor", "Water Works", "Marvin Gardens", "Pacific", "N. Carolina", "Pennsylvania", "Short Line Railroad", "Park Place", "Boardwalk")
Owned_By_Player <- sample(1:4, 28, replace = TRUE)
Space <- c(2, 4, 6, 7, 9, 10, 12, 13, 14, 15, 16, 17, 19, 20, 22, 24, 25, 26, 27, 28, 29, 30, 32, 33, 35, 36, 38, 40)
Property_Statuses <- data.frame(Property, Space, Owned_By_Player)
Property_Statuses


Updating_Player_Bank <- function(location, j) {
  if(location == 2 || location == 4 || location == 6 || location == 7 || location == 9 || location == 10 || location == 12 || location == 13 || location == 14 || location == 15 || location == 16 || location == 17 || location == 19 || location == 20 || location == 22 || location == 24 || location == 25 || location == 26 || location == 27 || location == 28 || location == 29 || location == 30 || location == 32 || location == 33 || location == 35 || location == 36 || location == 38 || location == 40){
    location = location
    spot <- which(Property_Statuses$Space == location)
    cost <- which(monopolyBoard$spaces == location)
    owned_by_player <- Property_Statuses$Owned_By_Player[spot]
    The_Players$Player_Bank[owned_by_player] <- The_Players$Player_Bank[owned_by_player] + monopolyBoard$cost[cost]
    The_Players$Player_Bank[owned_by_player]
    The_Players
    
    The_Players$Player_Bank[owned_by_player] <- The_Players$Player_Bank[owned_by_player] + monopolyBoard$rent_0[cost]
    
    The_Players$Player_Bank[j] <- The_Players$Player_Bank[j] - monopolyBoard$rent_0[cost]
    
    return(The_Players)

  }
}

Updating_Player_Bank(12, 3)
## ---- chunk 18
lets_move4 = function(location) {
  dice_roll_1 <- sample(1:6, 1, replace = TRUE)
  dice_roll_2 <- sample(1:6, 1, replace = TRUE)
  
  roll_total <- sum(dice_roll_1, dice_roll_2)
  roll_double <- dice_roll_1 == dice_roll_2
  
    location = location + roll_total
    double3 = "false"
    
    j=2

  if (location <= 40) {
      location = location
      Updating_Player_Bank(location, j)
  } else {
      location = location - 40
      Updating_Player_Bank(location, j)
  }


  if(location == 8 || location == 23 || location == 27) {
    location = Drawing_Chance(location)
    Updating_Player_Bank(location, j)

  }
  
  if(location == 3 || location == 18 || location == 34) {
    location = Drawing_Community_Chest(location)
    Updating_Player_Bank(location, j)

  }


  # first double roll -> roll again
  if (roll_double == TRUE) {
    dice_roll_3 <- sample(1:6, 1, replace = TRUE)
    dice_roll_4 <- sample(1:6, 1, replace = TRUE)
    
    roll_total2 <- sum(dice_roll_3, dice_roll_4)
    roll_double2 <- dice_roll_3 == dice_roll_4
    
    location = location + roll_total2
    double3 = "false"

    
    if (location <= 40) {
      location = location
      Updating_Player_Bank(location, j)
      
    } else {
      location = location - 40
      Updating_Player_Bank(location, j)
    }
    
    
    if(location == 8 || location == 23 || location == 27) {
    location = Drawing_Chance(location)
    Updating_Player_Bank(location, j)
    }
  
  if(location == 3 || location == 18 || location == 34) {
    location = Drawing_Community_Chest(location)
    Updating_Player_Bank(location, j)
    }

    
      # second double roll -> roll again
      if (roll_double2 == TRUE) {
        dice_roll_5 <- sample(1:6, 1, replace = TRUE)
        dice_roll_6 <- sample(1:6, 1, replace = TRUE)
    
        roll_total3 <- sum(dice_roll_5, dice_roll_6)
        roll_double3 <- dice_roll_5 == dice_roll_6
    
        location = location + roll_total3
        double3 = "false"
        
        if (location <= 40) {
          location = location
          Updating_Player_Bank(location, j)
        } else {
          location = location - 40
          Updating_Player_Bank(location, j)
        }
        
        if(location == 8 || location == 23 || location == 27) {
          location = Drawing_Chance(location)
          Updating_Player_Bank(location, j)
        }
  
        if(location == 3 || location == 18 || location == 34) {
          location = Drawing_Community_Chest(location)
          Updating_Player_Bank(location, j)
         
        }

        
        # third double roll -> go to jail
          if (roll_double3 == TRUE) {
            location = monopolyBoard$spaces[monopolyBoard$name == "Jail"]
            double3 = "true"
          }
      }
  }  
   
  location = location 
  
  listdata <- (list(location, double3))
  return(listdata)
  return(Updating_Player_Bank(location, j))
  
}

lets_move4(12)
## ---- chunk 19

lets_play4 = function(turns, players) {
  
  location_data <- as.data.frame(matrix(nrow = turns, ncol = players))
  double3data <- as.data.frame(matrix(nrow = turns, ncol = players))
  
    colnames(location_data) <- who_goes_first2(players)[[2]]
  
    location = 1
    location_data[1,] <- location
    double3 = 0
  
    for (i in 2:turns) {
      
        for (j in 1:players) {
          
        location = lets_move4(location_data[i-1,j])[[1]]
        location_data[i,j] <- as.integer(location)
        double3data[i,j] <- lets_move4(double3)[[2]]
        print(j)
        
      # deals with landing in jail from "go to jail" space and staying there for next 3 turns
      if (31 %in% location_data[i-1,j]) { # if you land on 31 (go to jail), next location is in jail (space 11)
        location <- 11
        location_data[i,j] <- as.integer(location)
      } else if (11 %in% location_data[i-1,j] & 31 %in% location_data[i-2,j]) {
        location <- 11
        location_data[i,j] <- as.integer(location)
      } else if (11 %in% location_data[i-2,j] & 31 %in% location_data[i-3,j]) {
        location <- 11
        location_data[i,j] <- as.integer(location)
      }
        
      # landing in jail from 3x double roll and staying there for next 3 turns
      if (11 %in% location_data[i,j] & "true" %in% double3data[i-1,j]) { # "true" means player double rolled 3x -> jail
        location <- 11
        location_data[i,j] <- as.integer(location)
      } else if (11 %in% location_data[i-1,j] & "true" %in% double3data[i-2,j]) { # 
        location <- 11
        location_data[i,j] <- as.integer(location)
      } else if (11 %in% location_data[i-2,j] & "true" %in% double3data[i-3,j]) {
        location <- 11
        location_data[i,j] <- as.integer(location)
      }
        
    }
    }
    
  print(location_data)
  print(double3data)
  print(The_Players)
    
  # creates density plot of frequency of landing on each space for each player
  plot(density(location_data[,1]), xlim = c(0,40), col = "black")
  plot(location_data[,1], xlim= c(0,40), col="black", type="h", xlab="Spaces", ylab="Frequency", main="Frequency of Landing on Each Space for Each Player")
  
  colors <- c("red", "blue", "green")
  
  for (k in 2:players) {
    lines(density(location_data[,k]), col = colors[k-1]) # adds a density line for each player after the first
  }
  
  # creates density plot for total frequency landing on each space (all players spaces included)
  all_spaces <- as.vector(as.matrix(location_data))
  plot(density(all_spaces), xlim = c(0,40), col = "black")

}

lets_play4(10, 4)
